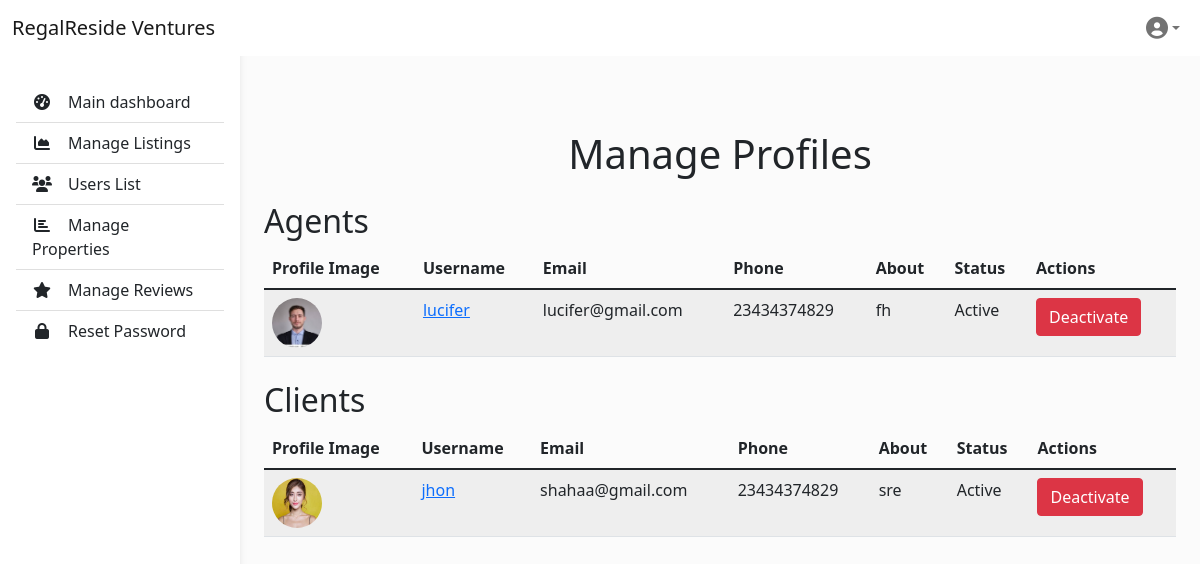
The page /adminpanel/userlist on the database its author committed.
### adminpanel/models.py (models this page shows, shortened)
class Profile(models.Model):
    user = models.OneToOneField(User, on_delete=models.CASCADE)
    name = models.CharField(max_length=100, blank=True, null=True)
    email = models.EmailField(blank=True, null=True)
    phone = models.CharField(max_length=15, blank=True, null=True)
    about = models.TextField(blank=True, null=True)
    profile_image = models.ImageField(upload_to='profile_images/', blank=True, null=True)
    id_proof = models.FileField(upload_to='id_proofs/', blank=True, null=True)
    saved_search = models.JSONField(blank=True, null=True)
    is_agent = models.BooleanField(default=False)
    is_active = models.BooleanField(default=True)

### adminpanel/views.py (the view, shortened to what this page needs)
# urls.py: path('userlist',user_list,name='user_list'),
def user_list(request):
    profiles = Profile.objects.filter(user__is_staff=False) | Profile.objects.filter(user__is_superuser=False)
    return render(request, 'adminpanel/user_list.html', {
        'profiles': profiles,
    })

### adminpanel/templates/adminpanel/user_list.html (shortened to what this page needs)
{% extends "adminpanel/admin_base.html" %}
{% block content %}
<div class="container mt-5">
    <h1 class="text-center">Manage Profiles</h1>
    <h2 class="mt-4">Agents</h2>
    <table class="table table-striped mt-2">
        <thead>
            <tr>
                <th>Profile Image</th>
                <th>Username</th>
                <th>Email</th>
                <th>Phone</th>
                <th>About</th>
                <th>Status</th>
                <th>Actions</th>
            </tr>
        </thead>
        <tbody>
            {% for profile in profiles %}
                {% if profile.is_agent %}
                <tr>
                    <td>
                        {% if profile.profile_image %}
                            <a href="{% url 'adminpanel:user_details' profile.user.id %}">
                                <img src="{{ profile.profile_image.url }}" alt="{{ profile.user.username }}'s Profile Image" style="width: 50px; height: 50px; border-radius: 50%;">
                            </a>
                        {% else %}
                            <p>No Image</p>
                        {% endif %}
                    </td>
                    <td>
                        <a href="{% url 'adminpanel:user_details' profile.user.id %}">{{ profile.user.username }}</a>
                    </td>
                    <td>{{ profile.user.email }}</td>
                    <td>{{ profile.phone|default:"Not provided" }}</td>
                    <td>{{ profile.about|default:"Not provided" }}</td>
                    <td>{% if profile.is_active %}Active{% else %}Inactive{% endif %}</td>
                    <td>
                        <form method="post" style="display:inline;">
                            {% if profile.is_active %}
                                <button type="submit" name="action" value="deactivate" class="btn btn-danger" onclick="return confirm('Are you sure you want to deactivate this account?');">Deactivate</button>
                            {% else %}
                                <button type="submit" name="action" value="activate" class="btn btn-success" onclick="return confirm('Are you sure you want to activate this account?');">Activate</button>
                            {% endif %}
                        </form>
                    </td>
                </tr>
                {% endif %}
            {% empty %}
                <tr>
                    <td colspan="7" class="text-center">No agents found.</td>
                </tr>
            {% endfor %}
        </tbody>
    </table>
    <h2 class="mt-4">Clients</h2>
    <table class="table table-striped mt-2">
        <thead>
            <tr>
                <th>Profile Image</th>
                <th>Username</th>
                <th>Email</th>
                <th>Phone</th>
                <th>About</th>
                <th>Status</th>
                <th>Actions</th>
            </tr>
        </thead>
        <tbody>
            {% for profile in profiles %}
                {% if not profile.is_agent %}
                <tr>
                    <td>
                        {% if profile.profile_image %}
                            <a href="{% url 'adminpanel:user_details' profile.user.id %}">
                                <img src="{{ profile.profile_image.url }}" alt="{{ profile.user.username }}'s Profile Image" style="width: 50px; height: 50px; border-radius: 50%;">
                            </a>
                        {% else %}
                            <p>No Image</p>
                        {% endif %}
                    </td>
                    <td>
                        <a href="{% url 'adminpanel:user_details' profile.user.id %}">{{ profile.user.username }}</a>
                    </td>
                    <td>{{ profile.user.email }}</td>
                    <td>{{ profile.phone|default:"Not provided" }}</td>
                    <td>{{ profile.about|default:"Not provided" }}</td>
                    <td>{% if profile.is_active %}Active{% else %}Inactive{% endif %}</td>
                    <td>
                        <form method="post" style="display:inline;">
                            {% if profile.is_active %}
                                <button type="submit" name="action" value="deactivate" class="btn btn-danger" onclick="return confirm('Are you sure you want to deactivate this account?');">Deactivate</button>
                            {% else %}
                                <button type="submit" name="action" value="activate" class="btn btn-success" onclick="return confirm('Are you sure you want to activate this account?');">Activate</button>
                            {% endif %}
                        </form>
                    </td>
                </tr>
                {% endif %}
            {% empty %}
                <tr>
                    <td colspan="7" class="text-center">No clients found.</td>
                </tr>
            {% endfor %}
        </tbody>
    </table>
</div>
{% endblock %}

### adminpanel/templates/adminpanel/admin_base.html (shortened to what this page needs)
<!DOCTYPE html>
<html lang="en">
<head>
  <link href="https://cdnjs.cloudflare.com/ajax/libs/bootstrap/5.1.3/css/bootstrap.min.css" rel="stylesheet">
  <link rel="stylesheet" href="https://cdnjs.cloudflare.com/ajax/libs/font-awesome/6.0.0-beta3/css/all.min.css">
</head>
<body>
  <header>
    <nav id="sidebarMenu" class="collapse d-lg-block sidebar collapse bg-white">
      <div class="position-sticky">
        <div class="list-group list-group-flush mx-3 mt-4">
          <a href="{% url 'adminpanel:admin_home' %}" class="list-group-item list-group-item-action py-2 ripple">
            <i class="fas fa-tachometer-alt fa-fw me-3"></i><span>Main dashboard</span>
          </a>
          <a href="{% url 'adminpanel:manage_listing' %}" class="list-group-item list-group-item-action py-2 ripple">
            <i class="fas fa-chart-area fa-fw me-3"></i><span>Manage Listings</span>
          </a>
          <a href="{% url 'adminpanel:user_list' %}" class="list-group-item list-group-item-action py-2 ripple">
            <i class="fas fa-users fa-fw me-3"></i><span>Users List</span>
          </a>
          <a href="{% url 'adminpanel:agent_properties' %}" class="list-group-item list-group-item-action py-2 ripple">
            <i class="fas fa-chart-bar fa-fw me-3"></i><span>Manage Properties</span>
          </a>
          <a href="{% url 'adminpanel:manage_reviews' %}" class="list-group-item list-group-item-action py-2 ripple">
            <i class="fas fa-star fa-fw me-3"></i><span>Manage Reviews</span>
          </a>
          <a href="{% url 'Homeapp:reset_password' %}" class="list-group-item list-group-item-action py-2 ripple">
            <i class="fas fa-lock fa-fw me-3"></i><span>Reset Password</span>
          </a>
        </div>
      </div>
    </nav>
    <nav id="main-navbar" class="navbar navbar-expand-lg navbar-light bg-white fixed-top">
      <div class="container-fluid">
        <a class="navbar-brand" href="#">
          RegalReside Ventures
        </a>
        <ul class="navbar-nav ms-auto d-flex flex-row">
          <li class="nav-item dropdown">
            <a class="nav-link dropdown-toggle hidden-arrow d-flex align-items-center" href="#"
            id="navbarDropdownMenuLink" role="button" data-bs-toggle="dropdown" aria-expanded="false">
            <i class="fas fa-user-circle" style="font-size: 22px;"></i>
          </a>
          </li>
        </ul>
      </div>
    </nav>
  </header>
  <main style="margin-top: 58px;">
    <div class="container pt-4">
      {% block content %}{% endblock %}
    </div>
  </main>
</body>
</html>

### adminpanel/templates/adminpanel/admin_base.html (style rules this page uses)
body { background-color: #fbfbfb; }
@media (min-width: 991.98px) { main { padding-left: 240px; } }
.sidebar { position: fixed; top: 0; bottom: 0; left: 0; padding: 58px 0 0; box-shadow: 0 2px 5px 0 rgb(0 0 0 / 5%), 0 2px 10px 0 rgb(0 0 0 / 5%); width: 240px; z-index: 600; }

### rows shown on the page
Profile: profile_image (picture), user.username "lucifer", user.email "lucifer@gmail.com", phone "23434374829", about "fh", is_active "Active"
Profile: profile_image (picture), user.username "jhon", user.email "shahaa@gmail.com", phone "23434374829", about "sre", is_active "Active"
